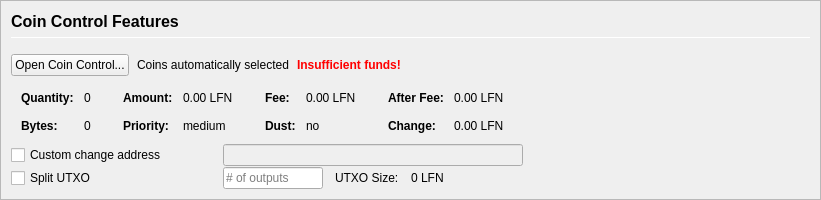
         <widget class="QFrame" name="frameCoinControl">
          <property name="sizePolicy">
           <sizepolicy hsizetype="Expanding" vsizetype="Expanding">
            <horstretch>0</horstretch>
            <verstretch>0</verstretch>
           </sizepolicy>
          </property>
          <property name="maximumSize">
           <size>
            <width>16777215</width>
            <height>16777215</height>
           </size>
          </property>
          <property name="frameShape">
           <enum>QFrame::StyledPanel</enum>
          </property>
          <property name="frameShadow">
           <enum>QFrame::Sunken</enum>
          </property>
          <layout class="QVBoxLayout" name="verticalLayoutCoinControl2">
           <property name="spacing">
            <number>0</number>
           </property>
           <property name="leftMargin">
            <number>0</number>
           </property>
           <property name="topMargin">
            <number>0</number>
           </property>
           <property name="rightMargin">
            <number>0</number>
           </property>
           <property name="bottomMargin">
            <number>0</number>
           </property>
           <item>
            <widget class="QFrame" name="frameCoinControl_BG">
             <layout class="QVBoxLayout" name="verticalLayoutCoinControl" stretch="0,0,0,0,0,0">
              <property name="spacing">
               <number>1</number>
              </property>
              <property name="leftMargin">
               <number>10</number>
              </property>
              <property name="topMargin">
               <number>10</number>
              </property>
              <item>
               <layout class="QHBoxLayout" name="horizontalLayoutCoinControl1">
                <property name="bottomMargin">
                 <number>15</number>
                </property>
                <item>
                 <layout class="QVBoxLayout" name="verticalLayout_3">
                  <property name="spacing">
                   <number>6</number>
                  </property>
                  <item>
                   <widget class="QLabel" name="labelCoinControlFeatures">
                    <property name="sizePolicy">
                     <sizepolicy hsizetype="Preferred" vsizetype="Maximum">
                      <horstretch>0</horstretch>
                      <verstretch>0</verstretch>
                     </sizepolicy>
                    </property>
                    <property name="minimumSize">
                     <size>
                      <width>0</width>
                      <height>20</height>
                     </size>
                    </property>
                    <property name="font">
                     <font>
                      <pointsize>12</pointsize>
                      <weight>75</weight>
                      <bold>true</bold>
                     </font>
                    </property>
                    <property name="styleSheet">
                     <string notr="true">font-weight:bold;</string>
                    </property>
                    <property name="text">
                     <string>Coin Control Features</string>
                    </property>
                   </widget>
                  </item>
                  <item>
                   <widget class="Line" name="line">
                    <property name="minimumSize">
                     <size>
                      <width>0</width>
                      <height>1</height>
                     </size>
                    </property>
                    <property name="maximumSize">
                     <size>
                      <width>16777215</width>
                      <height>1</height>
                     </size>
                    </property>
                    <property name="orientation">
                     <enum>Qt::Horizontal</enum>
                    </property>
                   </widget>
                  </item>
                 </layout>
                </item>
               </layout>
              </item>
              <item>
               <layout class="QHBoxLayout" name="horizontalLayoutCoinControl2" stretch="0,0,0,0">
                <property name="spacing">
                 <number>8</number>
                </property>
                <property name="bottomMargin">
                 <number>10</number>
                </property>
                <item>
                 <widget class="QPushButton" name="pushButtonCoinControl">
                  <property name="styleSheet">
                   <string notr="true"/>
                  </property>
                  <property name="text">
                   <string>Open Coin Control...</string>
                  </property>
                  <property name="autoDefault">
                   <bool>false</bool>
                  </property>
                 </widget>
                </item>
                <item>
                 <widget class="QLabel" name="labelCoinControlAutomaticallySelected">
                  <property name="text">
                   <string>Coins automatically selected</string>
                  </property>
                  <property name="margin">
                   <number>5</number>
                  </property>
                 </widget>
                </item>
                <item>
                 <widget class="QLabel" name="labelCoinControlInsuffFunds">
                  <property name="font">
                   <font>
                    <weight>75</weight>
                    <bold>true</bold>
                   </font>
                  </property>
                  <property name="styleSheet">
                   <string notr="true">color:red;font-weight:bold;</string>
                  </property>
                  <property name="text">
                   <string>Insufficient funds!</string>
                  </property>
                  <property name="margin">
                   <number>5</number>
                  </property>
                 </widget>
                </item>
                <item>
                 <spacer name="horizontalSpacerCoinControl">
                  <property name="orientation">
                   <enum>Qt::Horizontal</enum>
                  </property>
                  <property name="sizeHint" stdset="0">
                   <size>
                    <width>40</width>
                    <height>1</height>
                   </size>
                  </property>
                 </spacer>
                </item>
               </layout>
              </item>
              <item>
               <widget class="QWidget" name="widgetCoinControl" native="true">
                <property name="sizePolicy">
                 <sizepolicy hsizetype="Preferred" vsizetype="Preferred">
                  <horstretch>0</horstretch>
                  <verstretch>0</verstretch>
                 </sizepolicy>
                </property>
                <property name="minimumSize">
                 <size>
                  <width>0</width>
                  <height>0</height>
                 </size>
                </property>
                <property name="styleSheet">
                 <string notr="true"/>
                </property>
                <layout class="QHBoxLayout" name="horizontalLayoutCoinControl5">
                 <property name="leftMargin">
                  <number>0</number>
                 </property>
                 <property name="topMargin">
                  <number>0</number>
                 </property>
                 <property name="rightMargin">
                  <number>0</number>
                 </property>
                 <property name="bottomMargin">
                  <number>0</number>
                 </property>
                 <item>
                  <layout class="QHBoxLayout" name="horizontalLayoutCoinControl3" stretch="0,0,0,1">
                   <property name="spacing">
                    <number>20</number>
                   </property>
                   <property name="topMargin">
                    <number>0</number>
                   </property>
                   <property name="bottomMargin">
                    <number>10</number>
                   </property>
                   <item>
                    <layout class="QFormLayout" name="formLayoutCoinControl1">
                     <property name="horizontalSpacing">
                      <number>10</number>
                     </property>
                     <property name="verticalSpacing">
                      <number>14</number>
                     </property>
                     <property name="leftMargin">
                      <number>10</number>
                     </property>
                     <property name="topMargin">
                      <number>4</number>
                     </property>
                     <property name="rightMargin">
                      <number>6</number>
                     </property>
                     <item row="0" column="0">
                      <widget class="QLabel" name="labelCoinControlQuantityText">
                       <property name="font">
                        <font>
                         <weight>75</weight>
                         <bold>true</bold>
                        </font>
                       </property>
                       <property name="text">
                        <string>Quantity:</string>
                       </property>
                       <property name="margin">
                        <number>0</number>
                       </property>
                      </widget>
                     </item>
                     <item row="0" column="1">
                      <widget class="QLabel" name="labelCoinControlQuantity">
                       <property name="cursor">
                        <cursorShape>IBeamCursor</cursorShape>
                       </property>
                       <property name="contextMenuPolicy">
                        <enum>Qt::ActionsContextMenu</enum>
                       </property>
                       <property name="text">
                        <string notr="true">0</string>
                       </property>
                       <property name="margin">
                        <number>0</number>
                       </property>
                       <property name="textInteractionFlags">
                        <set>Qt::LinksAccessibleByMouse|Qt::TextSelectableByKeyboard|Qt::TextSelectableByMouse</set>
                       </property>
                      </widget>
                     </item>
                     <item row="1" column="0">
                      <widget class="QLabel" name="labelCoinControlBytesText">
                       <property name="font">
                        <font>
                         <weight>75</weight>
                         <bold>true</bold>
                        </font>
                       </property>
                       <property name="text">
                        <string>Bytes:</string>
                       </property>
                      </widget>
                     </item>
                     <item row="1" column="1">
                      <widget class="QLabel" name="labelCoinControlBytes">
                       <property name="cursor">
                        <cursorShape>IBeamCursor</cursorShape>
                       </property>
                       <property name="contextMenuPolicy">
                        <enum>Qt::ActionsContextMenu</enum>
                       </property>
                       <property name="text">
                        <string notr="true">0</string>
                       </property>
                       <property name="textInteractionFlags">
                        <set>Qt::LinksAccessibleByMouse|Qt::TextSelectableByKeyboard|Qt::TextSelectableByMouse</set>
                       </property>
                      </widget>
                     </item>
                    </layout>
                   </item>
                   <item>
                    <layout class="QFormLayout" name="formLayoutCoinControl2">
                     <property name="horizontalSpacing">
                      <number>10</number>
                     </property>
                     <property name="verticalSpacing">
                      <number>14</number>
                     </property>
                     <property name="leftMargin">
                      <number>6</number>
                     </property>
                     <property name="topMargin">
                      <number>4</number>
                     </property>
                     <property name="rightMargin">
                      <number>6</number>
                     </property>
                     <item row="0" column="0">
                      <widget class="QLabel" name="labelCoinControlAmountText">
                       <property name="font">
                        <font>
                         <weight>75</weight>
                         <bold>true</bold>
                        </font>
                       </property>
                       <property name="text">
                        <string>Amount:</string>
                       </property>
                       <property name="margin">
                        <number>0</number>
                       </property>
                      </widget>
                     </item>
                     <item row="0" column="1">
                      <widget class="QLabel" name="labelCoinControlAmount">
                       <property name="cursor">
                        <cursorShape>IBeamCursor</cursorShape>
                       </property>
                       <property name="contextMenuPolicy">
                        <enum>Qt::ActionsContextMenu</enum>
                       </property>
                       <property name="text">
                        <string notr="true">0.00 LFN</string>
                       </property>
                       <property name="textInteractionFlags">
                        <set>Qt::LinksAccessibleByMouse|Qt::TextSelectableByKeyboard|Qt::TextSelectableByMouse</set>
                       </property>
                      </widget>
                     </item>
                     <item row="1" column="0">
                      <widget class="QLabel" name="labelCoinControlPriorityText">
                       <property name="font">
                        <font>
                         <weight>75</weight>
                         <bold>true</bold>
                        </font>
                       </property>
                       <property name="text">
                        <string>Priority:</string>
                       </property>
                      </widget>
                     </item>
                     <item row="1" column="1">
                      <widget class="QLabel" name="labelCoinControlPriority">
                       <property name="cursor">
                        <cursorShape>IBeamCursor</cursorShape>
                       </property>
                       <property name="contextMenuPolicy">
                        <enum>Qt::ActionsContextMenu</enum>
                       </property>
                       <property name="text">
                        <string>medium</string>
                       </property>
                       <property name="textInteractionFlags">
                        <set>Qt::LinksAccessibleByMouse|Qt::TextSelectableByKeyboard|Qt::TextSelectableByMouse</set>
                       </property>
                      </widget>
                     </item>
                    </layout>
                   </item>
                   <item>
                    <layout class="QFormLayout" name="formLayoutCoinControl3">
                     <property name="horizontalSpacing">
                      <number>10</number>
                     </property>
                     <property name="verticalSpacing">
                      <number>14</number>
                     </property>
                     <property name="leftMargin">
                      <number>6</number>
                     </property>
                     <property name="topMargin">
                      <number>4</number>
                     </property>
                     <property name="rightMargin">
                      <number>6</number>
                     </property>
                     <item row="0" column="0">
                      <widget class="QLabel" name="labelCoinControlFeeText">
                       <property name="font">
                        <font>
                         <weight>75</weight>
                         <bold>true</bold>
                        </font>
                       </property>
                       <property name="text">
                        <string>Fee:</string>
                       </property>
                       <property name="margin">
                        <number>0</number>
                       </property>
                      </widget>
                     </item>
                     <item row="0" column="1">
                      <widget class="QLabel" name="labelCoinControlFee">
                       <property name="cursor">
                        <cursorShape>IBeamCursor</cursorShape>
                       </property>
                       <property name="contextMenuPolicy">
                        <enum>Qt::ActionsContextMenu</enum>
                       </property>
                       <property name="text">
                        <string notr="true">0.00 LFN</string>
                       </property>
                       <property name="textInteractionFlags">
                        <set>Qt::LinksAccessibleByMouse|Qt::TextSelectableByKeyboard|Qt::TextSelectableByMouse</set>
                       </property>
                      </widget>
                     </item>
                     <item row="1" column="0">
                      <widget class="QLabel" name="labelCoinControlLowOutputText">
                       <property name="font">
                        <font>
                         <weight>75</weight>
                         <bold>true</bold>
                        </font>
                       </property>
                       <property name="text">
                        <string>Dust:</string>
                       </property>
                      </widget>
                     </item>
                     <item row="1" column="1">
                      <widget class="QLabel" name="labelCoinControlLowOutput">
                       <property name="cursor">
                        <cursorShape>IBeamCursor</cursorShape>
                       </property>
                       <property name="contextMenuPolicy">
                        <enum>Qt::ActionsContextMenu</enum>
                       </property>
                       <property name="text">
                        <string>no</string>
                       </property>
                       <property name="textInteractionFlags">
                        <set>Qt::LinksAccessibleByMouse|Qt::TextSelectableByKeyboard|Qt::TextSelectableByMouse</set>
                       </property>
                      </widget>
                     </item>
                    </layout>
                   </item>
                   <item>
                    <layout class="QFormLayout" name="formLayoutCoinControl4">
                     <property name="horizontalSpacing">
                      <number>10</number>
                     </property>
                     <property name="verticalSpacing">
                      <number>14</number>
                     </property>
                     <property name="leftMargin">
                      <number>6</number>
                     </property>
                     <property name="topMargin">
                      <number>4</number>
                     </property>
                     <property name="rightMargin">
                      <number>6</number>
                     </property>
                     <item row="0" column="0">
                      <widget class="QLabel" name="labelCoinControlAfterFeeText">
                       <property name="font">
                        <font>
                         <weight>75</weight>
                         <bold>true</bold>
                        </font>
                       </property>
                       <property name="text">
                        <string>After Fee:</string>
                       </property>
                       <property name="margin">
                        <number>0</number>
                       </property>
                      </widget>
                     </item>
                     <item row="0" column="1">
                      <widget class="QLabel" name="labelCoinControlAfterFee">
                       <property name="cursor">
                        <cursorShape>IBeamCursor</cursorShape>
                       </property>
                       <property name="contextMenuPolicy">
                        <enum>Qt::ActionsContextMenu</enum>
                       </property>
                       <property name="text">
                        <string notr="true">0.00 LFN</string>
                       </property>
                       <property name="textInteractionFlags">
                        <set>Qt::LinksAccessibleByMouse|Qt::TextSelectableByKeyboard|Qt::TextSelectableByMouse</set>
                       </property>
                      </widget>
                     </item>
                     <item row="1" column="0">
                      <widget class="QLabel" name="labelCoinControlChangeText">
                       <property name="font">
                        <font>
                         <weight>75</weight>
                         <bold>true</bold>
                        </font>
                       </property>
                       <property name="text">
                        <string>Change:</string>
                       </property>
                      </widget>
                     </item>
                     <item row="1" column="1">
                      <widget class="QLabel" name="labelCoinControlChange">
                       <property name="cursor">
                        <cursorShape>IBeamCursor</cursorShape>
                       </property>
                       <property name="contextMenuPolicy">
                        <enum>Qt::ActionsContextMenu</enum>
                       </property>
                       <property name="text">
                        <string notr="true">0.00 LFN</string>
                       </property>
                       <property name="textInteractionFlags">
                        <set>Qt::LinksAccessibleByMouse|Qt::TextSelectableByKeyboard|Qt::TextSelectableByMouse</set>
                       </property>
                      </widget>
                     </item>
                    </layout>
                   </item>
                  </layout>
                 </item>
                </layout>
               </widget>
              </item>
              <item>
               <layout class="QHBoxLayout" name="horizontalLayoutCoinControl4">
                <property name="spacing">
                 <number>12</number>
                </property>
                <property name="sizeConstraint">
                 <enum>QLayout::SetDefaultConstraint</enum>
                </property>
                <property name="topMargin">
                 <number>0</number>
                </property>
                <property name="rightMargin">
                 <number>0</number>
                </property>
                <item>
                 <widget class="QCheckBox" name="checkBoxCoinControlChange">
                  <property name="sizePolicy">
                   <sizepolicy hsizetype="Preferred" vsizetype="Preferred">
                    <horstretch>0</horstretch>
                    <verstretch>0</verstretch>
                   </sizepolicy>
                  </property>
                  <property name="minimumSize">
                   <size>
                    <width>200</width>
                    <height>0</height>
                   </size>
                  </property>
                  <property name="maximumSize">
                   <size>
                    <width>200</width>
                    <height>16777215</height>
                   </size>
                  </property>
                  <property name="toolTip">
                   <string>If this is activated, but the change address is empty or invalid, change will be sent to a newly generated address.</string>
                  </property>
                  <property name="text">
                   <string>Custom change address</string>
                  </property>
                 </widget>
                </item>
                <item>
                 <widget class="QValidatedLineEdit" name="lineEditCoinControlChange">
                  <property name="enabled">
                   <bool>false</bool>
                  </property>
                  <property name="sizePolicy">
                   <sizepolicy hsizetype="Preferred" vsizetype="Preferred">
                    <horstretch>0</horstretch>
                    <verstretch>0</verstretch>
                   </sizepolicy>
                  </property>
                  <property name="minimumSize">
                   <size>
                    <width>300</width>
                    <height>0</height>
                   </size>
                  </property>
                 </widget>
                </item>
                <item>
                 <widget class="QLabel" name="labelCoinControlChangeLabel">
                  <property name="sizePolicy">
                   <sizepolicy hsizetype="Preferred" vsizetype="Preferred">
                    <horstretch>0</horstretch>
                    <verstretch>0</verstretch>
                   </sizepolicy>
                  </property>
                  <property name="minimumSize">
                   <size>
                    <width>100</width>
                    <height>0</height>
                   </size>
                  </property>
                  <property name="text">
                   <string/>
                  </property>
                  <property name="margin">
                   <number>3</number>
                  </property>
                 </widget>
                </item>
               </layout>
              </item>
              <item>
               <layout class="QHBoxLayout" name="horizontalLayoutCoinControl6">
                <property name="spacing">
                 <number>12</number>
                </property>
                <property name="rightMargin">
                 <number>0</number>
                </property>
                <item>
                 <widget class="QCheckBox" name="splitBlockCheckBox">
                  <property name="sizePolicy">
                   <sizepolicy hsizetype="Preferred" vsizetype="Preferred">
                    <horstretch>0</horstretch>
                    <verstretch>0</verstretch>
                   </sizepolicy>
                  </property>
                  <property name="minimumSize">
                   <size>
                    <width>200</width>
                    <height>0</height>
                   </size>
                  </property>
                  <property name="maximumSize">
                   <size>
                    <width>200</width>
                    <height>16777215</height>
                   </size>
                  </property>
                  <property name="text">
                   <string>Split UTXO</string>
                  </property>
                 </widget>
                </item>
                <item>
                 <widget class="QLineEdit" name="splitBlockLineEdit">
                  <property name="sizePolicy">
                   <sizepolicy hsizetype="Preferred" vsizetype="Preferred">
                    <horstretch>50</horstretch>
                    <verstretch>0</verstretch>
                   </sizepolicy>
                  </property>
                  <property name="minimumSize">
                   <size>
                    <width>100</width>
                    <height>0</height>
                   </size>
                  </property>
                  <property name="maximumSize">
                   <size>
                    <width>100</width>
                    <height>16777215</height>
                   </size>
                  </property>
                  <property name="placeholderText">
                   <string># of outputs</string>
                  </property>
                 </widget>
                </item>
                <item>
                 <widget class="QLabel" name="labelBlockSizeText">
                  <property name="text">
                   <string>UTXO Size:</string>
                  </property>
                 </widget>
                </item>
                <item>
                 <widget class="QLabel" name="labelBlockSize">
                  <property name="text">
                   <string>0 LFN</string>
                  </property>
                 </widget>
                </item>
                <item>
                 <spacer name="horizontalSpacer_7">
                  <property name="orientation">
                   <enum>Qt::Horizontal</enum>
                  </property>
                  <property name="sizeHint" stdset="0">
                   <size>
                    <width>40</width>
                    <height>20</height>
                   </size>
                  </property>
                 </spacer>
                </item>
               </layout>
              </item>
              <item>
               <spacer name="verticalSpacerCoinControl">
                <property name="orientation">
                 <enum>Qt::Vertical</enum>
                </property>
                <property name="sizeHint" stdset="0">
                 <size>
                  <width>800</width>
                  <height>1</height>
                 </size>
                </property>
               </spacer>
              </item>
             </layout>
            </widget>
           </item>
          </layout>
         </widget>
